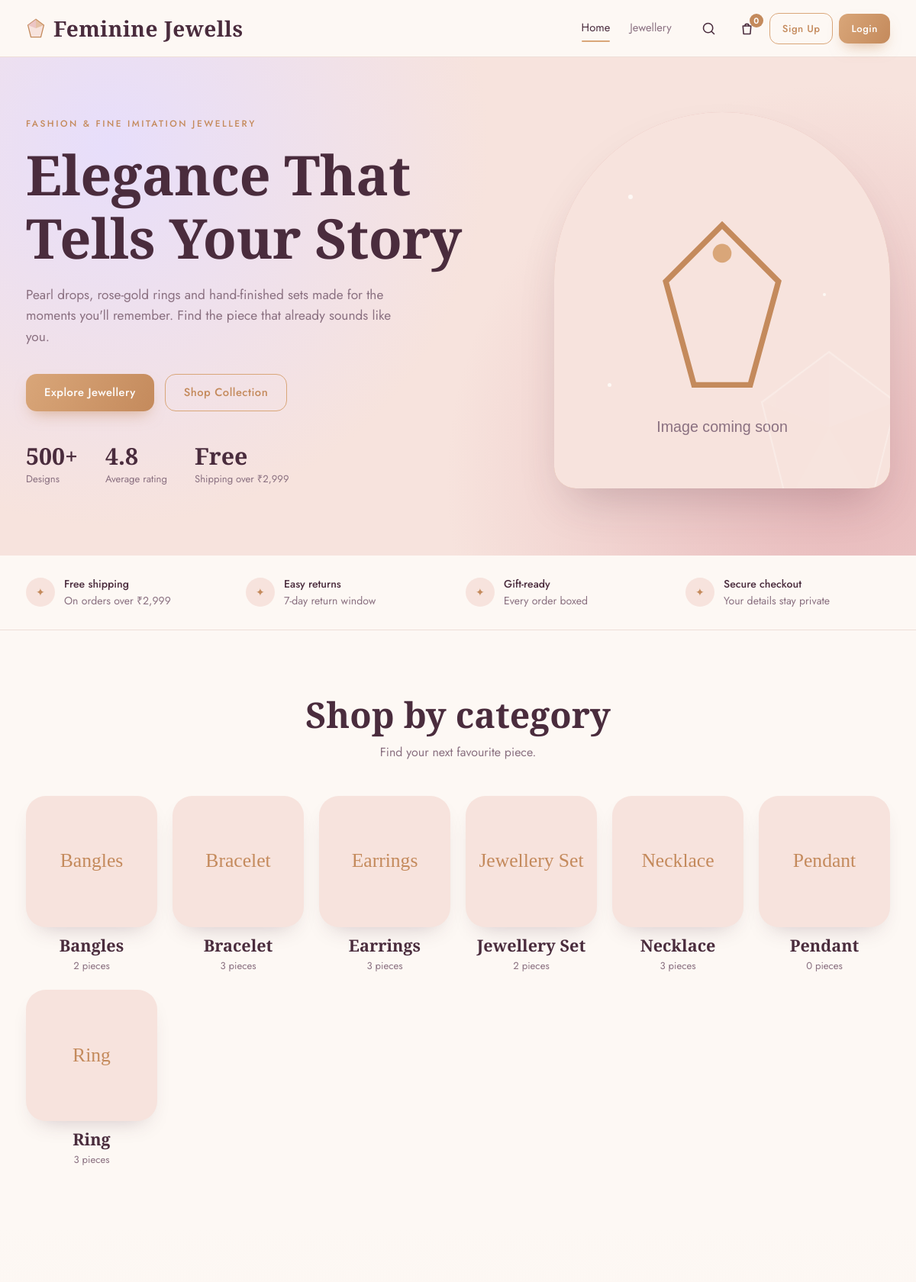
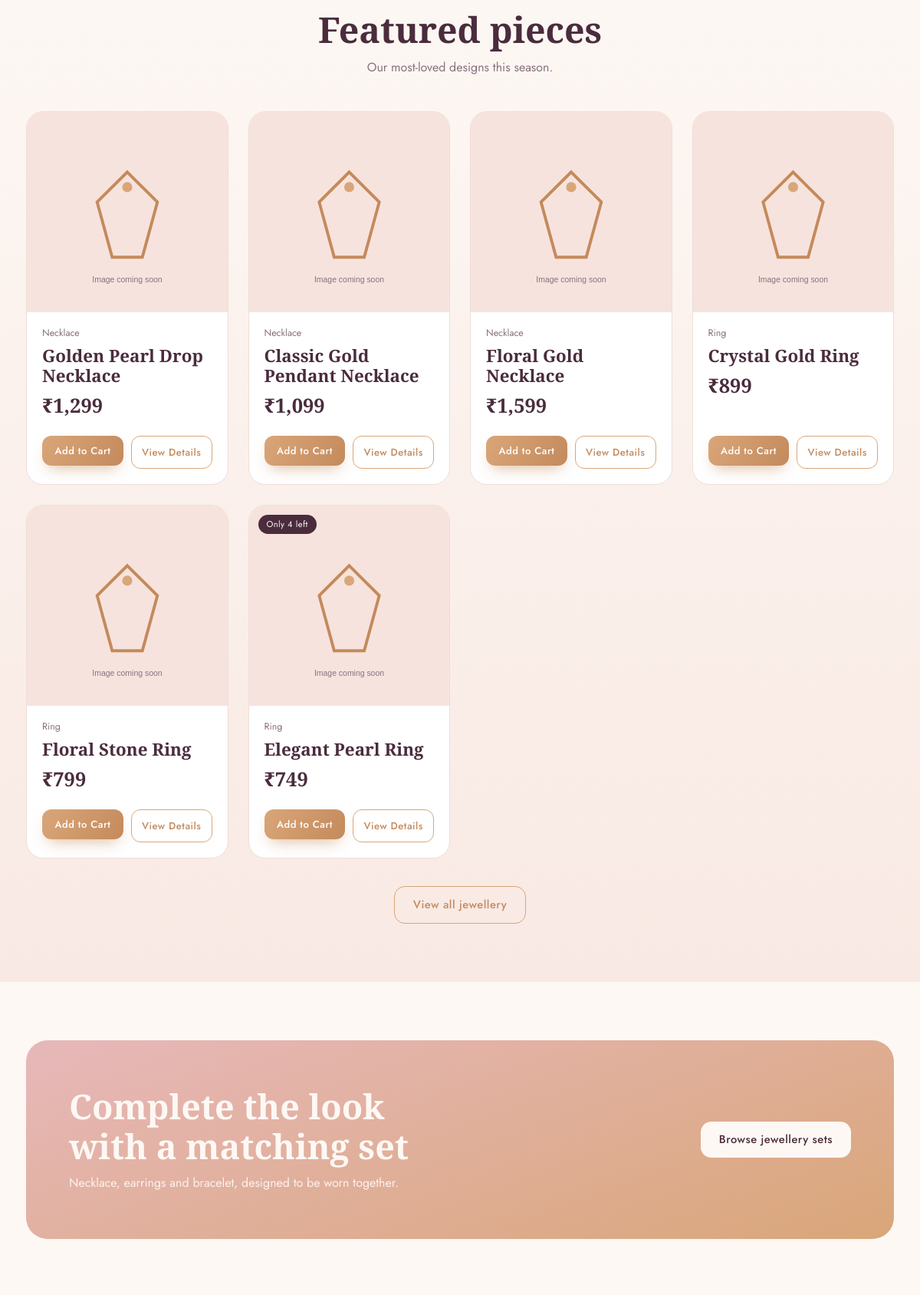
The page / (upper part) on the database its author committed (2 pictures, top to bottom).
### tables this page shows
CREATE TABLE IF NOT EXISTS categories (
  id          INT AUTO_INCREMENT PRIMARY KEY,
  name        VARCHAR(100) NOT NULL UNIQUE,
  description VARCHAR(255) DEFAULT ''
);

CREATE TABLE IF NOT EXISTS products (
  id          INT AUTO_INCREMENT PRIMARY KEY,
  name        VARCHAR(150) NOT NULL,
  category    VARCHAR(100) NOT NULL,
  description TEXT,
  price       DECIMAL(10,2) NOT NULL DEFAULT 0,
  image       VARCHAR(255) DEFAULT '',
  stock       INT NOT NULL DEFAULT 0,
  created_at  TIMESTAMP NOT NULL DEFAULT CURRENT_TIMESTAMP
);

### includes/db.php (called while the page is built, shortened)
<?php
function db(): PDO
{
    static $pdo = null;
    if ($pdo instanceof PDO) {
        return $pdo;
    }
    try {
        $dsn = 'mysql:host=' . DB_HOST . ';port=' . DB_PORT . ';dbname=' . DB_NAME . ';charset=utf8mb4';
        $pdo = new PDO($dsn, DB_USER, DB_PASS, [
            PDO::ATTR_ERRMODE            => PDO::ERRMODE_EXCEPTION,
            PDO::ATTR_DEFAULT_FETCH_MODE => PDO::FETCH_ASSOC,
            PDO::ATTR_EMULATE_PREPARES   => false,
        ]);
    } catch (PDOException $ex) {
        error_log('DB connection failed: ' . $ex->getMessage());
        http_response_code(500);
        echo '<!DOCTYPE html><meta charset="utf-8"><title>Database unavailable</title>'
           . '<body style="font-family:sans-serif;max-width:560px;margin:15vh auto;padding:0 20px;color:#4a2c3d">'
           . '<h2>We can\'t reach the database right now</h2>'
           . '<p>Please make sure <b>MySQL</b> is started in the XAMPP Control Panel and that the '
           . '<b>feminine_jewels</b> database has been imported in phpMyAdmin. '
           . 'Connection settings live in <code>includes/db.php</code>.</p></body>';
        exit;
    }
    return $pdo;
}

### includes/auth.php (the view, shortened to what this page needs)
<?php
require_once __DIR__ . '/db.php';
function e($value): string
{
    return htmlspecialchars((string)($value ?? ''), ENT_QUOTES, 'UTF-8');
}
function money($n): string
{
    return '₹' . number_format((float)$n, 0, '.', ',');
}
function is_logged_in(): bool
{
    return !empty($_SESSION['user_id']);
}
function cart_count(): int
{
    if (!is_logged_in()) {
        return 0;
    }
}
function product_image(?string $file, string $root = ''): string
{
    $file = basename((string)$file);
    return $root . 'assets/images/placeholder.svg';
}
function product_card_html(array $p, string $root = ''): string
{
    $tag = '';
    if ((int)$p['stock'] === 0) {
        $tag = '<span class="tag">Sold out</span>';
    } elseif ((int)$p['stock'] <= 5) {
        $tag = '<span class="tag">Only ' . (int)$p['stock'] . ' left</span>';
    }
    $url  = $root . 'product_details.php?id=' . (int)$p['id'];
    $qs = $_SERVER['QUERY_STRING'] ?? '';
    $dis  = (int)$p['stock'] === 0 ? 'disabled' : '';
    ob_start(); ?>
    <article class="p-card">
      <a class="p-img" href="<?= e($url) ?>" aria-label="View <?= e($p['name']) ?>">
        <img src="<?= e(product_image($p['image'], $root)) ?>" alt="<?= e($p['name']) ?>" loading="lazy"><?= $tag ?>
      </a>
      <div class="p-body">
        <span class="p-cat"><?= e($p['category']) ?></span>
        <h3><a href="<?= e($url) ?>"><?= e($p['name']) ?></a></h3>
        <span class="price"><?= money($p['price']) ?></span>
        <div class="p-actions">
          <form method="post" action="<?= e($root) ?>cart.php">
            <button class="btn btn-sm btn-block" type="submit" <?= $dis ?>>Add to Cart</button>
          </form>
          <a class="btn btn-outline btn-sm" href="<?= e($url) ?>">View Details</a>
        </div>
      </div>
    </article>
    <?php
    return ob_get_clean();
}

### includes/header.php (shortened to what this page needs)
<?php
require_once __DIR__ . '/auth.php';
$root = '';
$cartCount = cart_count();
$activeNav = $active_nav ?? '';
?>
<!DOCTYPE html>
<html lang="en">
<head>
<link rel="stylesheet" href="<?= e($root) ?>assets/css/style.css">
</head>
<body>
<header class="site-header">
  <div class="container nav-inner">
    <a href="index.php" class="logo" aria-label="Feminine Jewells home">
      <svg viewBox="0 0 200 200" aria-hidden="true"><polygon points="100,10 180,70 150,190 50,190 20,70" fill="#f7e3dd" stroke="#c48a5c" stroke-width="10"/><polygon points="100,10 180,70 100,100" fill="#d9a679" opacity=".55"/><polygon points="20,70 100,10 100,100" fill="#e7b8ba" opacity=".7"/></svg>
      <span>Feminine Jewells</span>
    </a>
    <nav class="main-nav" id="mainNav" aria-label="Main">
      <a href="index.php" data-nav="home" class="<?= $activeNav === 'home' ? 'active' : '' ?>">Home</a>
      <a href="products.php" data-nav="products" class="<?= $activeNav === 'products' ? 'active' : '' ?>">Jewellery</a>
    </nav>
    <div class="nav-actions">
      <button class="icon-btn" id="searchBtn" aria-label="Search jewellery">
        <svg width="21" height="21" viewBox="0 0 24 24" fill="none" stroke="currentColor" stroke-width="1.8" stroke-linecap="round"><circle cx="11" cy="11" r="7"/><path d="M20 20l-3.5-3.5"/></svg>
      </button>
      <a class="icon-btn" href="cart.php" aria-label="Shopping cart">
        <svg width="21" height="21" viewBox="0 0 24 24" fill="none" stroke="currentColor" stroke-width="1.8" stroke-linecap="round" stroke-linejoin="round"><path d="M6 8h12l-1 12H7L6 8z"/><path d="M9 8a3 3 0 016 0"/></svg>
        <span class="badge" id="cartCount"><?= (int)$cartCount ?></span>
      </a>
      <?php if (is_logged_in()): ?>
        <a class="btn btn-outline btn-sm" href="dashboard.php" data-nav="account">My Account</a>
        <a class="btn btn-sm" href="logout.php">Logout</a>
      <?php else: ?>
        <a class="btn btn-outline btn-sm" href="signup.php">Sign Up</a>
        <a class="btn btn-sm" href="login.php">Login</a>
      <?php endif; ?>
    </div>
  </div>
</header>

### index.php (shortened to what this page needs)
<?php
require_once __DIR__ . '/includes/auth.php';
$active_nav = 'home';
$categories = db()->query('SELECT * FROM categories ORDER BY name')->fetchAll();
$featured   = db()->query('SELECT * FROM products WHERE stock > 0 ORDER BY created_at DESC LIMIT 6')->fetchAll();
require __DIR__ . '/includes/header.php';
?>
<div class="hero">
  <div class="container hero-inner">
    <div>
      <span class="eyebrow">Fashion &amp; fine imitation jewellery</span>
      <h1>Elegance That Tells Your Story</h1>
      <p class="lead">Pearl drops, rose-gold rings and hand-finished sets made for the moments you'll remember. Find the piece that already sounds like you.</p>
      <div class="hero-btns">
        <a class="btn" href="products.php">Explore Jewellery</a>
        <a class="btn btn-outline" href="products.php?cat=Jewellery+Set">Shop Collection</a>
      </div>
      <div class="hero-facts">
        <div><b>500+</b><span>Designs</span></div>
        <div><b>4.8</b><span>Average rating</span></div>
        <div><b>Free</b><span>Shipping over <?= money(FREE_SHIPPING_ABOVE) ?></span></div>
      </div>
    </div>
    <div class="hero-visual" aria-hidden="true">
      <img class="art" src="<?= e(product_image('royal-pearl-jewellery-set.jpg')) ?>" alt="">
      <span class="sp"></span><span class="sp"></span><span class="sp"></span>
    </div>
  </div>
</div>
<div class="strip"><div class="container strip-inner">
  <div class="strip-item"><i>✦</i><div><b>Free shipping</b>On orders over <?= money(FREE_SHIPPING_ABOVE) ?></div></div>
  <div class="strip-item"><i>✦</i><div><b>Easy returns</b>7-day return window</div></div>
  <div class="strip-item"><i>✦</i><div><b>Gift-ready</b>Every order boxed</div></div>
  <div class="strip-item"><i>✦</i><div><b>Secure checkout</b>Your details stay private</div></div>
</div></div>
<div class="section" id="categories">
  <div class="container">
    <div class="section-head"><h2>Shop by category</h2><p>Find your next favourite piece.</p></div>
    <div class="cat-grid">
      <?php
      $countStmt = db()->prepare('SELECT COUNT(*) FROM products WHERE category = ?');
      foreach ($categories as $c):
        $countStmt->execute([$c['name']]);
        $n = (int)$countStmt->fetchColumn(); ?>
        <a class="cat-card" href="products.php?cat=<?= urlencode($c['name']) ?>">
          <div style="background:var(--blush);border-radius:26px;aspect-ratio:1;display:flex;align-items:center;justify-content:center;box-shadow:var(--shadow-sm);margin-bottom:12px">
            <span style="font-family:var(--font-display);font-size:1.6rem;color:var(--rosegold-dark)"><?= e($c['name']) ?></span>
          </div>
          <h3><?= e($c['name']) ?></h3>
          <span><?= (int)$n ?> <?= $n == 1 ? 'piece' : 'pieces' ?></span>
        </a>
      <?php endforeach; ?>
    </div>
  </div>
</div>
<div class="section tint">
  <div class="container">
    <div class="section-head"><h2>Featured pieces</h2><p>Our most-loved designs this season.</p></div>
    <div class="p-grid">
      <?php foreach ($featured as $p) echo product_card_html($p); ?>
    </div>
    <p style="text-align:center;margin-top:36px"><a class="btn btn-outline" href="products.php">View all jewellery</a></p>
  </div>
</div>
<div class="section">
  <div class="container">
    <div class="banner">
      <div>
        <h2>Complete the look with a matching set</h2>
        <p>Necklace, earrings and bracelet, designed to be worn together.</p>
      </div>
      <a class="btn" href="products.php?cat=Jewellery+Set">Browse jewellery sets</a>
    </div>
  </div>
</div>
<?php require __DIR__ . '/includes/footer.php'; ?>

### includes/footer.php (shortened to what this page needs)
</body>
</html>

### rows shown on the page
categories: name "Bangles", n "2"
categories: name "Bracelet", n "3"
categories: name "Earrings", n "3"
categories: name "Jewellery Set", n "2"
categories: name "Necklace", n "3"
categories: name "Pendant", n "0"
categories: name "Ring", n "3"
products: category "Necklace", name "Golden Pearl Drop Necklace", price "₹1,299"
products: category "Necklace", name "Classic Gold Pendant Necklace", price "₹1,099"
products: category "Necklace", name "Floral Gold Necklace", price "₹1,599"
products: category "Ring", name "Crystal Gold Ring", price "₹899"
products: category "Ring", name "Floral Stone Ring", price "₹799"
products: stock "4", category "Ring", name "Elegant Pearl Ring", price "₹749"

### other values the page prints
$cartCount "0"
money(FREE_SHIPPING_ABOVE) "₹2,999"
